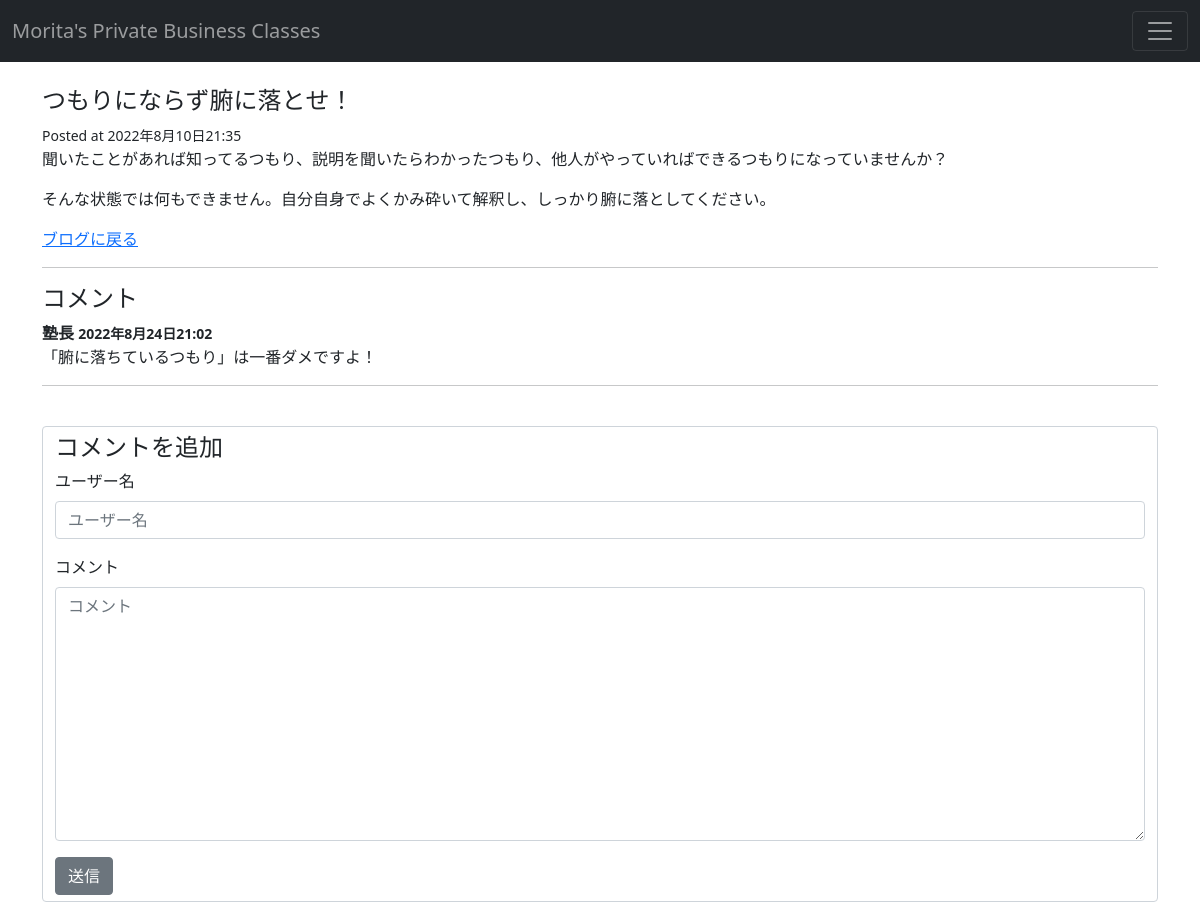
The page /blog/post_005/ on the database its author committed.
### blog/models.py (models this page shows, shortened)
class Post(models.Model):
    title = models.CharField(max_length=255)
    slug = models.SlugField()
    intro = models.TextField()
    body = models.TextField()
    posted_date = models.DateTimeField(auto_now_add=True)

class Comment(models.Model):
    post = models.ForeignKey(Post, related_name="comments", on_delete=models.CASCADE)
    name = models.CharField(max_length=255)
    body = models.TextField()
    posted_date = models.DateTimeField(auto_now_add=True)

### blog/views.py (the view)
# urls.py: path("blog/<slug:slug>/", post_detail, name="post_detail"),
def post_detail(request, slug):
    post = Post.objects.get(slug=slug)
    if request.method == "POST":
        form = Commentform(request.POST)
        if form.is_valid():
            comment = form.save(commit=False)
            comment.post = post
            comment.save()
            return redirect("post_detail", slug=post.slug)
    else:
        form = Commentform()
    return render(request, "blog/post_detail.html", {"post": post, "form": form})

### blog/forms.py
class Commentform(forms.ModelForm):
    class Meta:
        model = Comment
        fields = ("name", "body")
        labels={'name':'ユーザー名', 'body':'コメント', }

### templates/blog/post_detail.html (shortened to what this page needs)
{% extends "blog/base.html" %}
{% load django_bootstrap5 %}
{% block content %}
    <br>
    <h4 class="title">{{post.title}}</h4>
    <small>Posted at {{post.posted_date}}</small>
    <p>{{post.intro}}</p>
    <p>{{post.body}}</p>
    <a href="/blog">ブログに戻る</a>
    <hr>
    <h4 class="subtitle">コメント</h4>
    {% for comment in post.comments.all %}
    <article class="media">
        <div class="media-content">
            <div class="content">
                <p>
                    <strong>
                        {{comment.name}}
                        <small>{{comment.posted_date}}</small>
                    </strong>
                    <br>
                    {{comment.body}}
                </p>
            </div>
        </div>
    </article>
    <hr>
    {% empty %}
    <div class="notification">
        <p>コメントはまだありません、</p>
    </div>
    <hr>
    {% endfor %}
    <br>
    <form action="." method="POST">
        <div class="field">
            <div class="form-control">
                <h4 class="subtitle">コメントを追加</h4>
                {% bootstrap_form form layout="utilities" %}
                <button class="btn btn-secondary">送信</button>
            </div>
        </div>
    </form>
{% endblock %}

### rows shown on the page
Post: title "つもりにならず腑に落とせ！", posted_date "2022年8月10日21:35", intro "聞いたことがあれば知ってるつもり、説明を聞いたらわかったつもり、他人がやっていればできるつもりになっていませんか？", body "そんな状態では何もできません。自分自身でよくかみ砕いて解釈し、しっかり腑に落としてください。"
Comment: name "塾長", posted_date "2022年8月24日21:02", body "「腑に落ちているつもり」は一番ダメですよ！"
